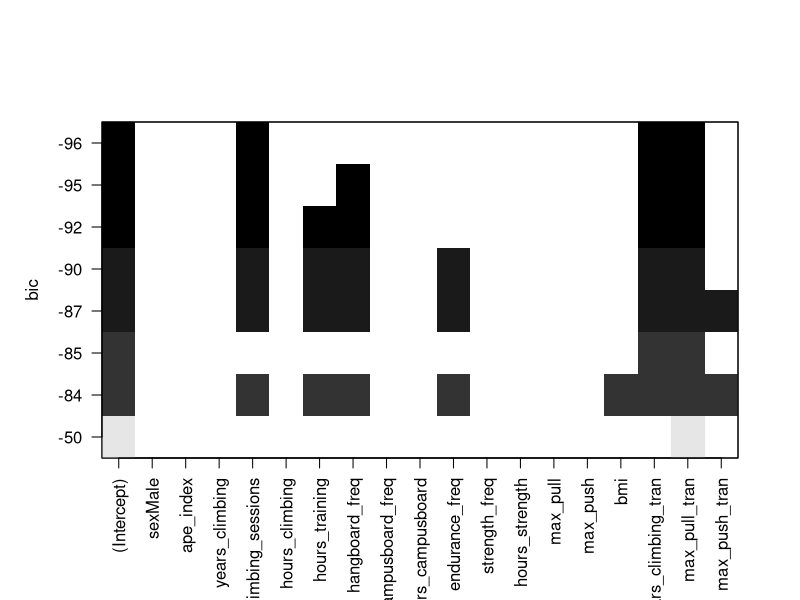
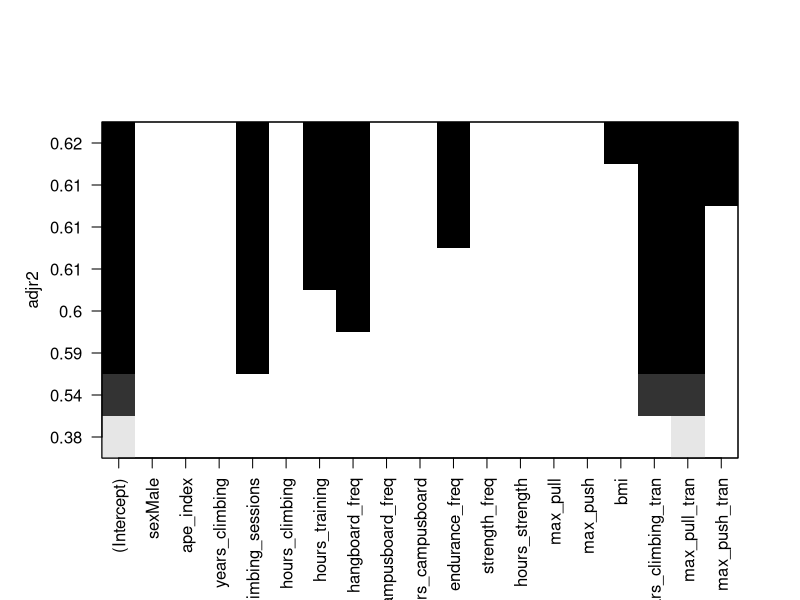
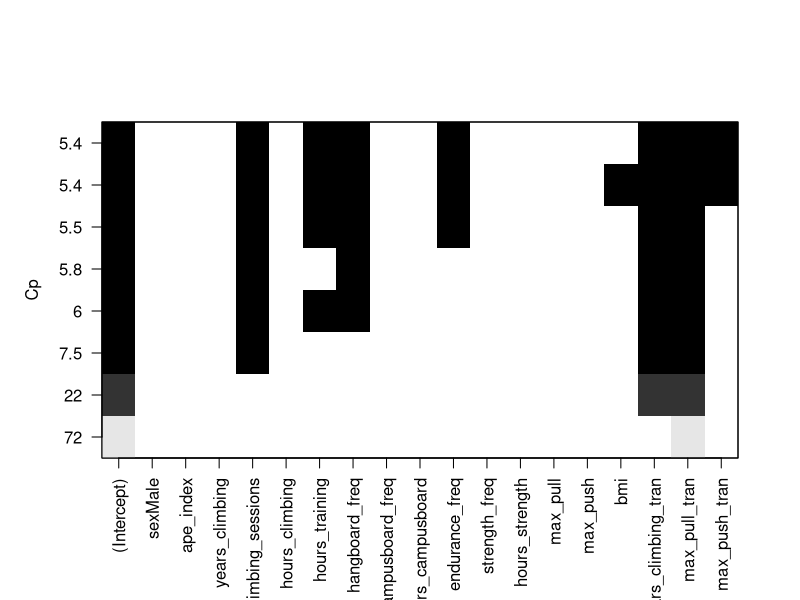

Write R code to recreate these figures, in order.
library(car)
library(leaps)
library(pls)

data <- read.csv('FullData.csv')
data$sex <- as.factor(data$sex)
data$years_climbing_tran <- log(data$years_climbing + 1)
data$max_pull_tran <- log(data$max_pull)
data$max_push_tran <- 1/sqrt(data$max_push)

data_rs <- regsubsets(grade ~ ., data)
plot(data_rs) # BIC
plot(data_rs, scale='adjr2') # Adjusted R^2
plot(data_rs, scale='Cp') # Mallows Cp
